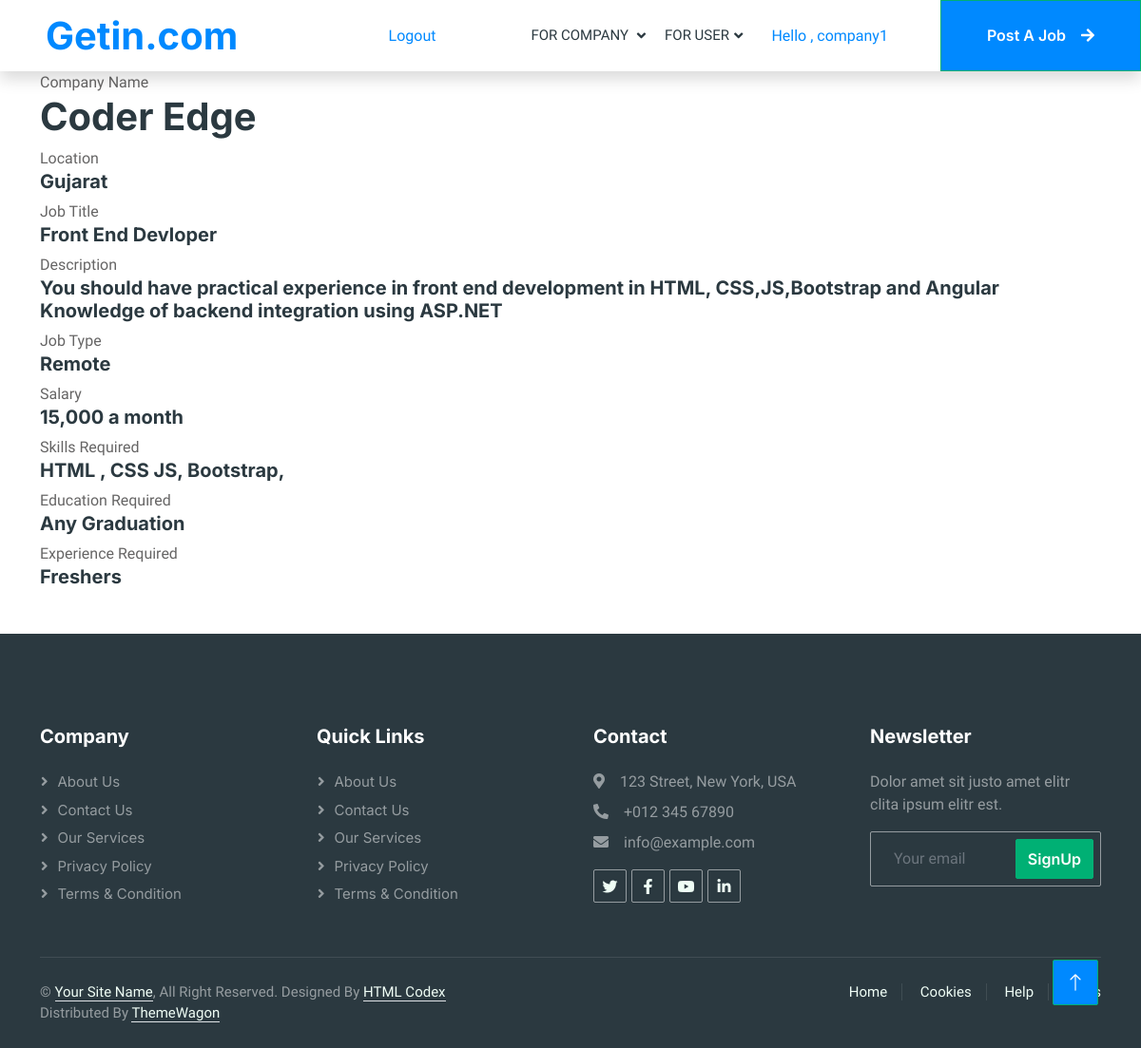
/company_jobdetails/1/ (signed in), run on the app's committed database.
### account/models.py (models this page shows, shortened)
class CustomUser(AbstractUser):
    class Role(models.TextChoices):
        ADMIN = "ADMIN", "Admin"
        USER = "USER", "User"
        COMPANY = "COMPANY", "Company"
    base_role = Role.ADMIN
    role = models.CharField(max_length=50, choices=Role.choices)

### company/models.py (models this page shows, shortened)
class AddJob(models.Model):
    user = models.OneToOneField(CustomUser,on_delete=models.CASCADE,null=True)
    company_name = models.CharField(max_length=100,null=True)
    location = models.CharField(max_length=200,null=True)
    job_tittle = models.CharField(max_length=100,null=True)
    description = models.CharField(max_length=200,null=True)
    job_type = models.CharField(max_length=100,null=True)
    salary = models.CharField(max_length=100,null=True)
    skills_required = models.CharField(max_length=250,null= True)
    education_required = models.CharField(max_length=150,null=True)
    experience_required = models.CharField(max_length=250,null= True)
    created = models.DateField(auto_now_add=True,null=True)
    updated = models.DateField(auto_now=True,null=True)

### company/decorators.py (the view)
    def wrappeer(request,*args,**kwargs):
        if not request.user.is_authenticated:
            return redirect('company_login')
        else:
            if request.user.role != 'COMPANY':
                return render(request, "unauthorized.html")
        return function(request,*args,**kwargs)

### company/views.py (called while the page is built)
@company_login_required
def company_jobdetails(request,id):
    jobdetails = AddJob.objects.get(id=id)
    context = {'joblist':jobdetails}
    return render(request,'company/company_jobdetails.html',context)

### templates/company/company_jobdetails.html
{% extends 'base.html' %}
{% block content %}
<div class="container">
    <label>Company Name</label><h1>{{joblist.company_name}}</h1>
   <label>Location</label><h5>{{joblist.location}}</h5>
   <label>Job Title</label><h5>{{joblist.job_tittle}}</h5>
   <label>Description</label><h5>{{joblist.description}}</h5>
   <label>Job Type</label><h5>{{joblist.job_type}}</h5>
   <label>Salary</label><h5>{{joblist.salary}}</h5>
   <label>Skills Required</label><h5>{{joblist.skills_required}}</h5>
   <label>Education Required</label><h5>{{joblist.education_required}}</h5>
   <label>Experience Required</label><h5>{{joblist.experience_required}}</h5>
   </div>
{% endblock %}

### templates/base.html (shortened to what this page needs)
{% load static %}
<head>
    <link href="https://cdnjs.cloudflare.com/ajax/libs/font-awesome/5.10.0/css/all.min.css" rel="stylesheet">
    <link href="https://cdn.jsdelivr.net/npm/bootstrap-icons@1.4.1/font/bootstrap-icons.css" rel="stylesheet">
    <link href="{% static 'lib/animate/animate.min.css' %}" rel="stylesheet">
    <link href="{% static 'lib/owlcarousel/assets/owl.carousel.min.css' %}" rel="stylesheet">
    <link href="{% static 'css/bootstrap.min.css' %}" rel="stylesheet">
    <link href="{% static 'css/style.css' %}" rel="stylesheet">
</head>
<body>
    <!DOCTYPE html>
    <html lang="en">
    <div class="container-xxl bg-white p-0">
        <nav class="navbar navbar-expand-lg bg-white navbar-light shadow sticky-top p-0">
            <a href="{% url 'user_index' %}" class="navbar-brand d-flex align-items-center text-center py-0 px-4 px-lg-5">
                <h1 class="m-0 text-primary">Getin.com</h1>
            </a>
            <div class="collapse navbar-collapse" id="navbarCollapse">
                <div class="navbar-nav ms-auto p-4 p-lg-0">
                    {% if request.user.is_authenticated %}
                    <a style="margin-top: 25px; margin-right: 100px; color: #0089ff;" href="{% url 'logout_user' %}"> Logout</a>
                   {% endif %}
                    <div class="nav-item dropdown">
                        {% if request.user.is_authenticated %}
                        <a style="margin-right: 20px;" href="#" class="nav-link dropdown-toggle" data-bs-toggle="dropdown">For Company                                                                                                                          </a>
                    </div>
                    <div class="nav-item dropdown">
                        <a href="#" class="nav-link dropdown-toggle" data-bs-toggle="dropdown">For User</a>
                            {% endif %}
                    </div>
                </div>
                {% if request.user.is_authenticated %}
                        <a  style="text-decoration: none; margin-right: 55px; color: #0089ff;" href="{% url 'user_profileview' %}">Hello , {{ request.user.username }}</a>
                        {% else %}
                <p>Please log in to access this content.</p>
                        {% endif %}
                <a style="color:#ffffff; background-color: #0089ff;" href="" class="btn btn-primary rounded-0 py-4 px-lg-5 d-none d-lg-block">Post A Job<i class="fa fa-arrow-right ms-3"></i></a>
            </div>
        </nav>
        {% block content %}
        {% endblock %}
 <div class="container-fluid bg-dark text-white-50 footer pt-5 mt-5 wow fadeIn" data-wow-delay="0.1s">
    <div class="container py-5">
        <div class="row g-5">
            <div class="col-lg-3 col-md-6">
                <h5 class="text-white mb-4">Company</h5>
                <a class="btn btn-link text-white-50" href="">About Us</a>
                <a class="btn btn-link text-white-50" href="">Contact Us</a>
                <a class="btn btn-link text-white-50" href="">Our Services</a>
                <a class="btn btn-link text-white-50" href="">Privacy Policy</a>
                <a class="btn btn-link text-white-50" href="">Terms & Condition</a>
            </div>
            <div class="col-lg-3 col-md-6">
                <h5 class="text-white mb-4">Quick Links</h5>
                <a class="btn btn-link text-white-50" href="">About Us</a>
                <a class="btn btn-link text-white-50" href="">Contact Us</a>
                <a class="btn btn-link text-white-50" href="">Our Services</a>
                <a class="btn btn-link text-white-50" href="">Privacy Policy</a>
                <a class="btn btn-link text-white-50" href="">Terms & Condition</a>
            </div>
            <div class="col-lg-3 col-md-6">
                <h5 class="text-white mb-4">Contact</h5>
                <p class="mb-2"><i class="fa fa-map-marker-alt me-3"></i>123 Street, New York, USA</p>
                <p class="mb-2"><i class="fa fa-phone-alt me-3"></i>+012 345 67890</p>
                <p class="mb-2"><i class="fa fa-envelope me-3"></i>info@example.com</p>
                <div class="d-flex pt-2">
                    <a class="btn btn-outline-light btn-social" href=""><i class="fab fa-twitter"></i></a>
                    <a class="btn btn-outline-light btn-social" href=""><i class="fab fa-facebook-f"></i></a>
                    <a class="btn btn-outline-light btn-social" href=""><i class="fab fa-youtube"></i></a>
                    <a class="btn btn-outline-light btn-social" href=""><i class="fab fa-linkedin-in"></i></a>
                </div>
            </div>
            <div class="col-lg-3 col-md-6">
                <h5 class="text-white mb-4">Newsletter</h5>
                <p>Dolor amet sit justo amet elitr clita ipsum elitr est.</p>
                <div class="position-relative mx-auto" style="max-width: 400px;">
                    <input class="form-control bg-transparent w-100 py-3 ps-4 pe-5" type="text" placeholder="Your email">
                    <button type="button" class="btn btn-primary py-2 position-absolute top-0 end-0 mt-2 me-2">SignUp</button>
                </div>
            </div>
        </div>
    </div>
    <div class="container">
        <div class="copyright">
            <div class="row">
                <div class="col-md-6 text-center text-md-start mb-3 mb-md-0">
                    &copy; <a class="border-bottom" href="#">Your Site Name</a>, All Right Reserved.
                    Designed By <a class="border-bottom" href="https://htmlcodex.com">HTML Codex</a>
                    </br>Distributed By <a class="border-bottom" href="https://themewagon.com" target="_blank">ThemeWagon</a>
                </div>
                <div class="col-md-6 text-center text-md-end">
                    <div class="footer-menu">
                        <a href="">Home</a>
                        <a href="">Cookies</a>
                        <a href="">Help</a>
                        <a href="">FQAs</a>
                    </div>
                </div>
            </div>
        </div>
    </div>
</div>
<a style="background-color: #0089ff;" href="#" class="btn btn-lg btn-primary btn-lg-square back-to-top"><i class="bi bi-arrow-up"></i></a>
</div>
</body>
</html>

### static/css/style.css (style rules this page uses)
:root { --primary: #00B074; --secondary: #2B9BFF; --light: #EFFDF5; --dark: #2B3940; }
.back-to-top { position: fixed; display: none; right: 45px; bottom: 45px; z-index: 99; }
.btn { font-family: 'Inter', sans-serif; font-weight: 600; transition: .5s; }
.btn.btn-primary, .btn.btn-secondary { color: #FFFFFF; }
.btn-lg-square { width: 48px; height: 48px; }
.btn-square, .btn-sm-square, .btn-lg-square { padding: 0; display: flex; align-items: center; justify-content: center; font-weight: normal; border-radius: 2px; }
.navbar .dropdown-toggle::after { border: none; content: "\f107"; font-family: "Font Awesome 5 Free"; font-weight: 900; vertical-align: middle; margin-left: 5px; transition: .5s; }
.navbar-dark .navbar-nav .nav-link, .navbar-light .navbar-nav .nav-link { margin-right: 30px; padding: 25px 0; color: #FFFFFF; font-size: 15px; text-transform: uppercase; outline: none; }
.navbar-light .navbar-brand, .navbar-light a.btn { height: 75px; }
.navbar-light .navbar-nav .nav-link { color: var(--dark); font-weight: 500; }
.navbar-light.sticky-top { top: -100px; transition: .5s; }
.footer .btn.btn-social { margin-right: 5px; width: 35px; height: 35px; display: flex; align-items: center; justify-content: center; color: var(--light); border: 1px solid rgba(255,255,255,0.5); border-radius: 2px; transition: .3s; }
.footer .btn.btn-link { display: block; margin-bottom: 5px; padding: 0; text-align: left; font-size: 15px; font-weight: normal; text-transform: capitalize; transition: .3s; }
.footer .btn.btn-link::before { position: relative; content: "\f105"; font-family: "Font Awesome 5 Free"; font-weight: 900; margin-right: 10px; }
.footer .form-control { border-color: rgba(255,255,255,0.5); }
.footer .copyright { padding: 25px 0; font-size: 15px; border-top: 1px solid rgba(256, 256, 256, .1); }
.footer .copyright a { color: var(--light); }
.footer .footer-menu a { margin-right: 15px; padding-right: 15px; border-right: 1px solid rgba(255, 255, 255, .1); }
.footer .footer-menu a:last-child { margin-right: 0; padding-right: 0; border-right: none; }

### templates/base.html (style rules this page uses)
.text-primary { color: #0089ff !important; }

### data on the page
CustomUser: user.username "company1"
AddJob: company_name "Coder Edge", location "Gujarat", job_tittle "Front End Devloper", description "You should have practical experience in front end development in HTML, CSS,JS,Bootstrap and Angular Knowledge of backend integration using ASP.NET", job_type "Remote", salary "15,000 a month", skills_required "HTML , CSS JS, Bootstrap,", education_required "Any Graduation", experience_required "Freshers"
